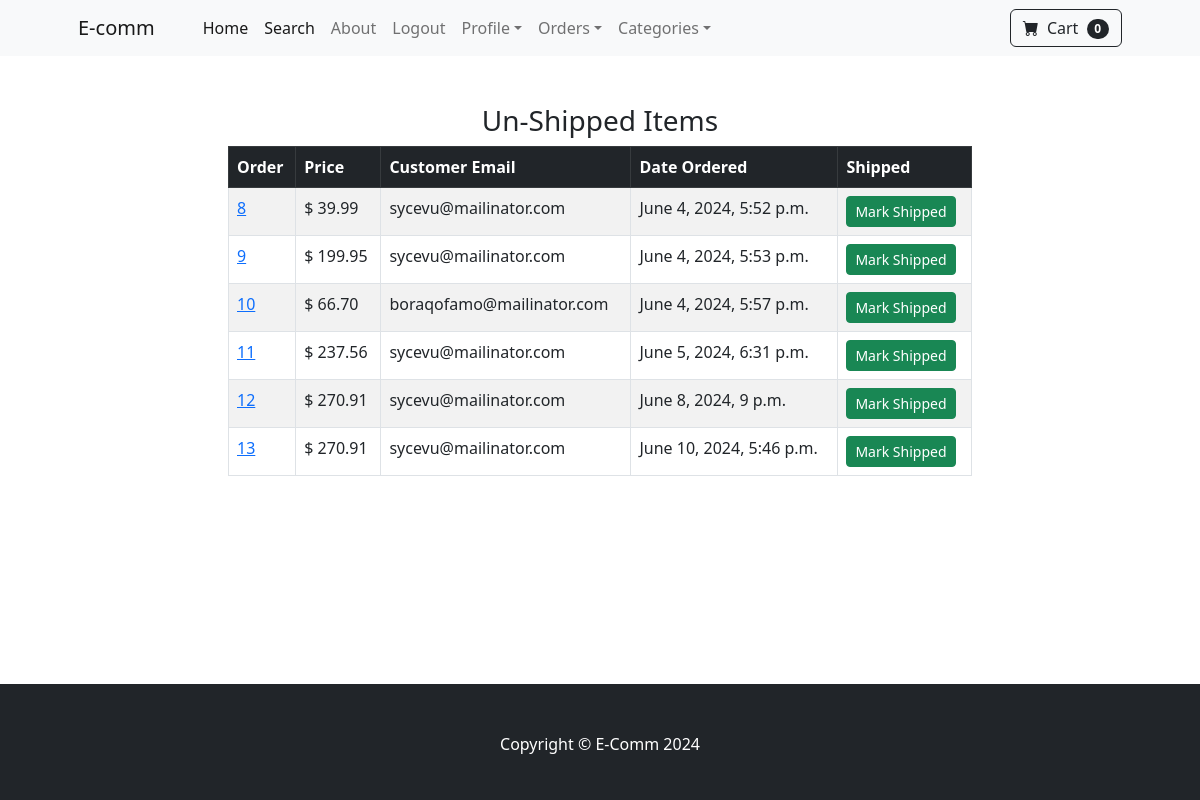
Page /payment/not_shipped_dash (signed in) on the committed database.
### payment/models.py (models this page shows, shortened)
class Order(models.Model):
    user = models.ForeignKey(User, on_delete=models.CASCADE, null=True, blank=True)
    full_name = models.CharField(max_length=255)
    email = models.EmailField(max_length=255)
    shipping_address = models.TextField(max_length=15000)
    amount_paid = models.DecimalField(max_digits=10, decimal_places=2)
    date_ordered = models.DateTimeField(auto_now_add=True)
    shipped = models.BooleanField(default=False)
    date_shipped = models.DateTimeField(blank=True, null=True)

### payment/views.py (the view, shortened to what this page needs)
# urls.py: path('not_shipped_dash', views.not_shipped_dash, name='not_shipped_dash'),
def not_shipped_dash(request):
    if request.user.is_authenticated and request.user.is_superuser:
        orders = Order.objects.filter(shipped=False)
        return render(request, "payment/not_shipped_dash.html", {"orders":orders})
    else:
        messages.success(request, "Access Denied")
        return redirect ('home')

### cart/cart.py (called while the page is built)
    def __len__(self):
        return len(self.cart)

### cart/context_processors.py (called while the page is built)
def cart(request):
    return {'cart': Cart(request)}

### payment/templates/payment/not_shipped_dash.html (shortened to what this page needs)
{% extends 'base.html' %}
{% block content %}
        <div class="container">
            <div class="row">
                <center>
                    <div class="col-8">
                        <br><br>
                      <h3>Un-Shipped Items</h3>
                      <table class="table table-striped table-hover table-bordered">
                        <thead class="table-dark">
                          <tr>
                            <th scope="col">Order</th>
                            <th scope="col">Price</th>
                            <th scope="col">Customer Email</th>
                            <th scope="col">Date Ordered</th>
                            <th scope="col">Shipped</th>
                          </tr>
                        </thead>
                        <tbody>
                            {%  for item in orders  %}
                          <tr>
                            <td><a href="{% url 'orders' item.id %}">{{ item.id  }}</a></td>
                            <td>$ {{ item.amount_paid  }}</td>
                            <td>{{ item.email   }}</td>
                            <td>{{ item.date_ordered  }}</td>
                            <td>
                            <form method="POST">
                              <button type="Submit" class="btn btn-success btn-sm">Mark Shipped</button>
                            </form>
                            </td>
                        </tr>
                            {% endfor %}
                        </tbody>
                      </table>
                    </div>
                </center>
            </div>
        </div>
        <br><br><br><br><br><br><br><br>
{% endblock %}

### rows in the picture
Order: id "8", amount_paid "39.99", email "sycevu@mailinator.com", date_ordered "June 4, 2024, 5:52 p.m."
Order: id "9", amount_paid "199.95", email "sycevu@mailinator.com", date_ordered "June 4, 2024, 5:53 p.m."
Order: id "10", amount_paid "66.70", email "boraqofamo@mailinator.com", date_ordered "June 4, 2024, 5:57 p.m."
Order: id "11", amount_paid "237.56", email "sycevu@mailinator.com", date_ordered "June 5, 2024, 6:31 p.m."
Order: id "12", amount_paid "270.91", email "sycevu@mailinator.com", date_ordered "June 8, 2024, 9 p.m."
Order: id "13", amount_paid "270.91", email "sycevu@mailinator.com", date_ordered "June 10, 2024, 5:46 p.m."

### other values in the picture
{{ cart | length }} "0"
